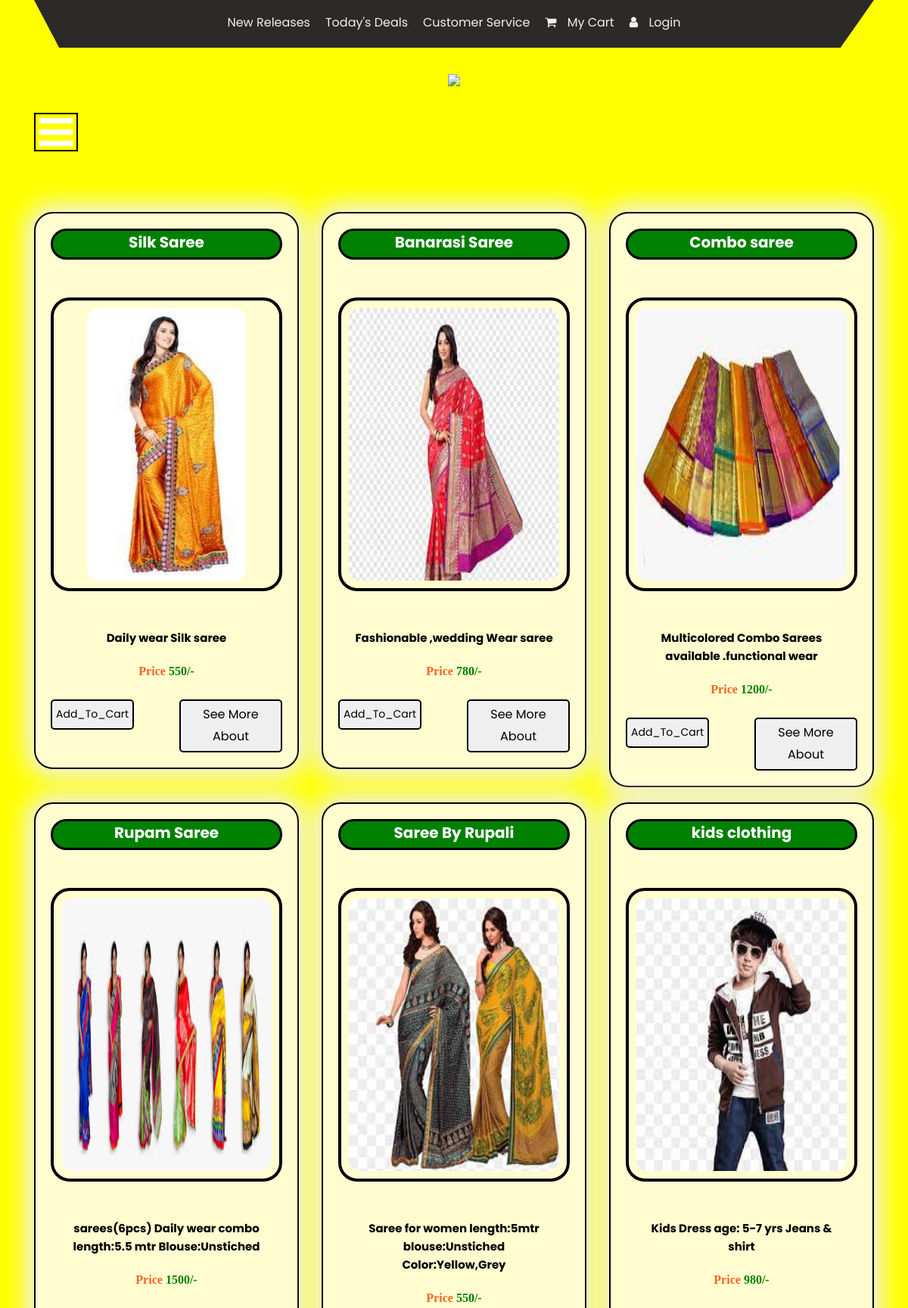
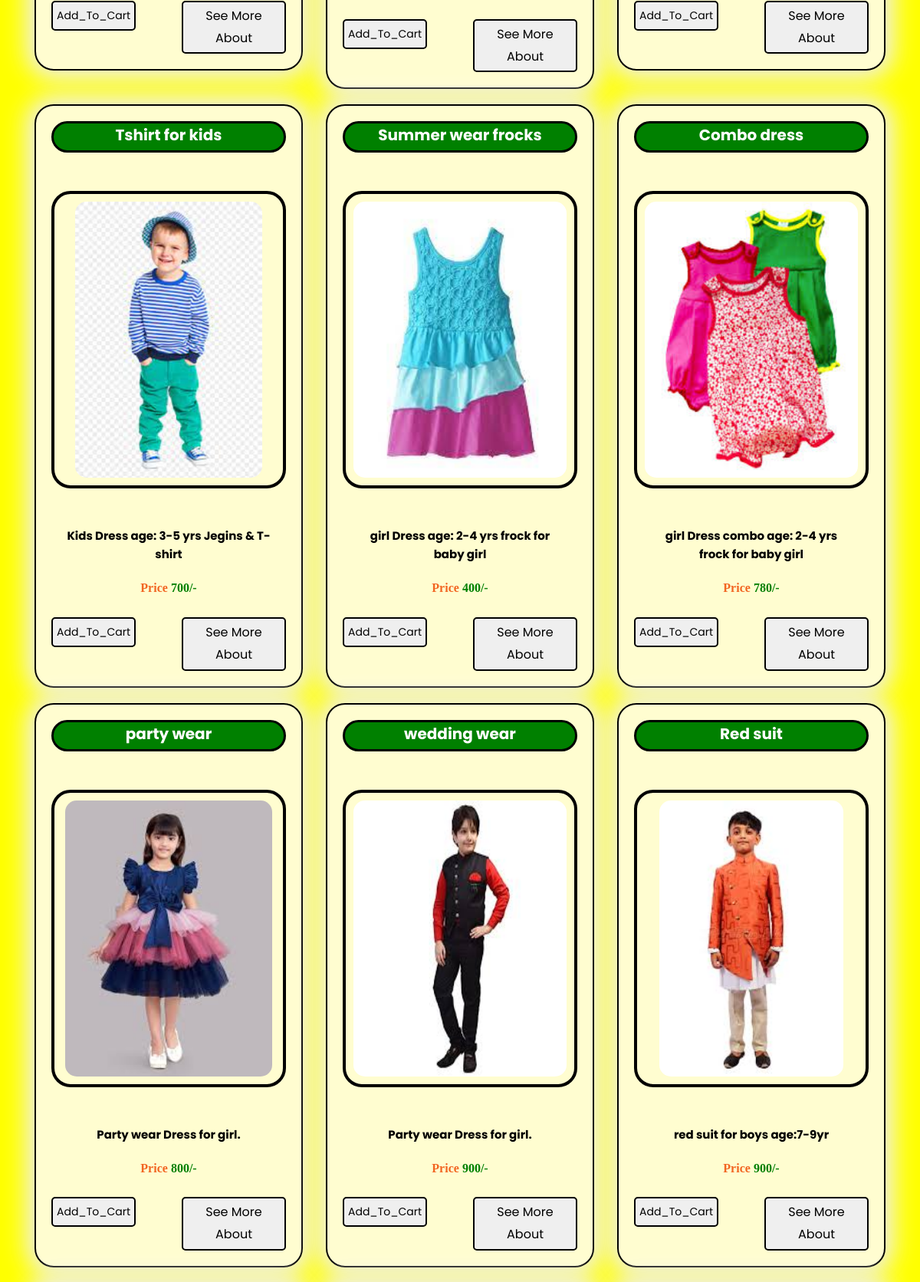
Screenshot of /fashion (upper part) with the database file from the repository (2 pictures, top to bottom).
### swadeshimart/models.py (models this page shows)
class product_upload_database(models.Model):
    product_name=models.CharField(max_length=30)
    product_price=models.CharField(max_length=5)
    product_description=models.CharField(max_length=100)
    index_photo=models.FileField(upload_to="index_photo")
    left_side_photo=models.FileField(upload_to="left_side_photo")
    right_side_photo=models.FileField(upload_to="right_side_photo")
    up_photo=models.FileField(upload_to="up_photo")
    down_photo=models.FileField(upload_to="down_photo")
    product_for=models.CharField(max_length=30)
    product_type=models.CharField(max_length=30)
    seller_id=models.CharField(max_length=50,default="seller@gmail.com")

### swadeshimart/views.py (the view)
# urls.py: path('fashion',views.fashion,name="fashion"),
def fashion(request):
    product=product_upload_database.objects.filter(product_type="Clothing's")
    return render(request,"second.html",{'product':product})

### templates/second.html (shortened to what this page needs)
{% load static %}
<!DOCTYPE html>
<html lang="en">
   <head>
      <link rel="stylesheet" type="text/css" href="{% static 'css/bootstrap.min.css' %}">
      <link rel="stylesheet" type="text/css" href="{% static 'css/style.css' %}">
      <link rel="stylesheet" href="{% static 'css/responsive.css' %}">
      <link rel="stylesheet" href="{% static 'css/jquery.mCustomScrollbar.min.css' %}">
      <link rel="stylesheet" href="https://netdna.bootstrapcdn.com/font-awesome/4.0.3/css/font-awesome.css">
      <link rel="stylesheet" type="text/css" href="https://stackpath.bootstrapcdn.com/font-awesome/4.7.0/css/font-awesome.min.css">
      <link rel="stylesheet" href="{% static 'css/owl.carousel.min.css'%}">
      <link rel="stylesheet" href="https://cdnjs.cloudflare.com/ajax/libs/fancybox/2.1.5/jquery.fancybox.min.css" media="screen">
   </head>
   <body style="background:yellow;">
      <div class="banner_bg_main" style="background:yellow">
         <div class="container">
            <div class="header_section_top">
               <div class="row">
                  <div class="col-sm-12">
                     <div class="custom_menu">
                        <ul>
                           <li><a href="new_release">New Releases</a></li>
                           <li><a href="#">Today's Deals</a></li>
                           <li><a href="customer_service">Customer Service</a></li>
                           <li><a href="personal_cart">
                              <i class="fa fa-shopping-cart" aria-hidden="true"></i>
                              <span class="padding_10"> My Cart</span></a>
                           </li>
                           {% if request.session.username %}
                              <li><a href="personal_info">
                                 <span class="padding_10">{{request.session.username}}</span></a>
                              </li>
                           {% else %}
                           <li><a href="login_index">
                              <i class="fa fa-user" aria-hidden="true"></i>
                                 <span class="padding_10">Login</span></a>
                              </li>
                          {% endif %}
                        </ul>
                     </div>
                  </div>
               </div>
            </div>
         </div>
         <div class="logo_section">
            <div class="container">
               <div class="row">
                  <div class="col-sm-12">
                     <div class="logo"><a href="index.html"><img style="height:50px;weidth:10px" src="{% static 'images/logo_swadeshi_mart.ico' %}"></a></div>
                  </div>
               </div>
            </div>
         </div>
         <div class="header_section">
            <div class="container">
               <div class="containt_main">
                  <span class="toggle_icon" onclick="openNav()"><img style="border:2px solid black;padding:5px;" src="{% static 'images/toggle-icon.png' %}"></span>
                  <div class="main">
                  </div>
                  <div class="header_box">
                  </div>
               </div>
            </div>
         </div>
      </div>
      <div class="fashion_section">
                  <div class="container">
                     <br><br>
                     <div class="fashion_section_2">
                        <div class="row">
                        {% for i in product %}
                            <div class="col-lg-4 col-sm-4" style="border-radius:25px;" >
                                <div class="box_main" style="border:2px solid black;border-radius:25px;background:rgb(255, 253, 208)">
                                   <h4 class="shirt_text" style="background-color:green;border-radius:50px;border:3px solid black;color:white">{{i.product_name}}</h4>
                                   <div class="tshirt_img" style="border:4px solid black;border-radius:25px"><img class="image_size" style="border-radius:25px;padding:10px;"  src="{{i.index_photo.url}}" ></div>
                                   <p style="text-align:center;font-weight:bold;color:black">{{i.product_description}}</P>
                                   <p class="price_text" style="font-family:Berlin Sans FB Demi;font-weight:bold">Price <span style="color: green;"><b>{{i.product_price}}/-</b></span></p><br>
                                   <div class="btn_main">
                                    <form action="cart" method="post" enctype="multipart/form-data">
                                       <div class="buy_bt" style="margin-left:px"><button type="submit" style="border:2px solid black;padding:5px;border-radius:5px">Add_To_Cart</button></div>
                                    </form>
                                      <div class="buy_bt" style="margin-left:60px"><a href="product_details_view?id={{i.id}}"><button type="button" style="border:2px solid black;padding:4px;border-radius:5px">See More About</button></a></div>
                                   </div>
                                </div>
                             </div>
                        {% endfor %}
                         </div>
                     </div>
                  </div>
      </div>
   </body>
</html>

### static/css/style.css (style rules this page uses)
* { box-sizing: border-box !important; transition: ease all 0.5s; }
html { scroll-behavior: smooth; overflow-x: hidden; }
body { color: #666666; font-size: 14px; line-height: 1.80857; font-weight: normal; overflow-x: hidden; font-family: 'Poppins', sans-serif; }
a { color: #1f1f1f; text-decoration: none !important; outline: none !important; -webkit-transition: all .3s ease-in-out; -moz-transition: all .3s ease-in-out; -ms-transition: all .3s ease-in-out; -o-transition: all .3s ease-in-out; transition: all .3s ease-in-out; }
h1, h2, h3, h4, h5, h6 { letter-spacing: 0; font-weight: normal; position: relative; padding: 0 0 10px 0; font-weight: normal; line-height: normal; color: #111111; margin: 0 }
h4 { font-size: 16px }
*, *::after, *::before { -webkit-box-sizing: border-box; -moz-box-sizing: border-box; box-sizing: border-box; }
ul, li, ol { margin: 0px; padding: 0px; list-style: none; }
p { margin: 20px; font-weight: 300; font-size: 15px; line-height: 24px; }
a { color: #222222; text-decoration: none; outline: none !important; }
a, .btn { text-decoration: none !important; outline: none !important; -webkit-transition: all .3s ease-in-out; -moz-transition: all .3s ease-in-out; -ms-transition: all .3s ease-in-out; -o-transition: all .3s ease-in-out; transition: all .3s ease-in-out; }
img { max-width: 100%; height: auto; }
button { border: 0; margin: 0; padding: 0; cursor: pointer; }
.banner_bg_main { width: 100%; float: left; background-image: url(../images/banner-bg.png); height: auto; background-size: 100%; background-repeat: no-repeat; }
.header_section_top { width: 100%; float: left; background-color: #2b2a29; clip-path: polygon(0 0, 100% 0, 96% 100%, 3% 100%); height: auto; padding: 10px 0px; }
.custom_menu { width: 100%; margin: 0 auto; text-align: center; }
.custom_menu ul { margin: 0px; padding: 0px; display: inline-block; }
.custom_menu li { float: left; font-size: 16px; color: #f1f1f1; padding: 6px 10px 0px 10px; }
.custom_menu li a { color: #f1f1f1; }
.logo_section { width: 100%; float: left; }
.logo { width: 100%; float: left; text-align: center; padding: 30px 0px; }
.header_section { width: 100%; display: flex; }
.containt_main { display: flex; }
.toggle_icon { cursor: pointer; color: #ffffff; order: 2; }
.header_box { order: 2; display: flex; }
.main { flex: 1; margin: 0px 30px; display: inline-block; order: 2; }
.padding_10 { padding-left: 10px; }
.fashion_section { width: 100%; float: left; padding-bottom: 150px; }
.fashion_section_2 { width: 100%; margin-top: 30px; }
.box_main { width: 100%; background-color: #ffffff; height: auto; padding: 20px; box-shadow: 0px 0 30px 10px #f0f0f0; margin-bottom: 20px; }
.shirt_text { width: 100%; font-size: 20px; color: #30302e; text-align: center; font-weight: bold; padding-bottom: 5px; }
.price_text { width: 100%; font-size: 16px; color: #f26522; text-align: center; margin: 0px; }
.tshirt_img { width: 100%; text-align: center; margin: 50px 0px; min-height: 370px; }
.btn_main { width: 100%; display: flex; }
.buy_bt { float: left; width: 100%; }
.buy_bt a { width: 100%; font-size: 16px; color: #f26522; background-color: transparent; text-align: right; font-weight: bold; }

### templates/second.html (style rules this page uses)
.image_size { height:380px; }

### rows the page displays
product_upload_database: product_name "Silk Saree", index_photo (picture), product_description "Daily wear Silk saree", product_price "550"
product_upload_database: product_name "Banarasi Saree", index_photo (picture), product_description "Fashionable ,wedding Wear saree", product_price "780"
product_upload_database: product_name "Combo saree", index_photo (picture), product_description "Multicolored Combo Sarees available .functional wear", product_price "1200"
product_upload_database: product_name "Rupam Saree", index_photo (picture), product_description "sarees(6pcs) Daily wear combo length:5.5 mtr Blouse:Unstiched", product_price "1500"
product_upload_database: product_name "Saree By Rupali", index_photo (picture), product_description "Saree for women length:5mtr blouse:Unstiched Color:Yellow,Grey", product_price "550"
product_upload_database: product_name "kids clothing", index_photo (picture), product_description "Kids Dress age: 5-7 yrs Jeans & shirt", product_price "980"
product_upload_database: product_name "Tshirt for kids", index_photo (picture), product_description "Kids Dress age: 3-5 yrs Jegins & T-shirt", product_price "700"
product_upload_database: product_name "Summer wear frocks", index_photo (picture), product_description "girl Dress age: 2-4 yrs frock for baby girl", product_price "400"
product_upload_database: product_name "Combo dress", index_photo (picture), product_description "girl Dress combo age: 2-4 yrs frock for baby girl", product_price "780"
product_upload_database: product_name "party wear", index_photo (picture), product_description "Party wear Dress for girl.", product_price "800"
product_upload_database: product_name "wedding wear", index_photo (picture), product_description "Party wear Dress for girl.", product_price "900"
product_upload_database: product_name "Red suit", index_photo (picture), product_description "red suit for boys age:7-9yr", product_price "900"
